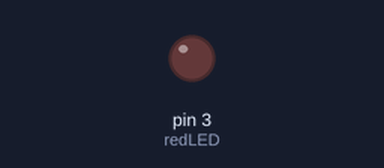
The sketch below on a simulated Arduino Uno, built with avr-gcc and run on an emulated ATmega328P. Parts: output pins drawn as LEDs (lit = HIGH).

Above: at 0.05 s.
At 9.45 s:
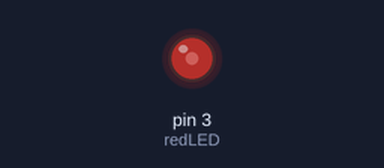
At 19.95 s:
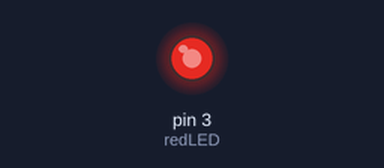
At 39.85 s:
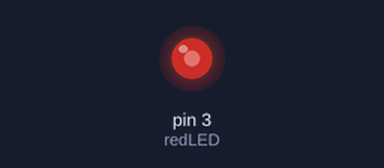
Timing chart, 0 to 40.0 s (numbered marks = the images above):
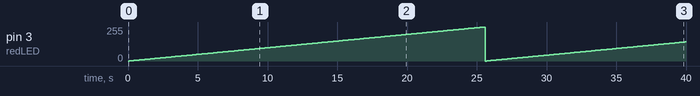

The sketch:

analogWriteHigherGraduatly.ino
```cpp
int redLED = 3;
int wait = 100;
int maxNumber = 256;
int i;

void setup() {
  // put your setup code here, to run once:
  pinMode(redLED, OUTPUT);
}

void loop() {
  // put your main code here, to run repeatedly:
  for (i = 0; i < maxNumber; i++){
    analogWrite(redLED, i);
    delay(wait);
  }
}
```

Measured:
- by itself, pin 3 (redLED): 0/255 → 1/255 at 0.10 s, → 2/255 0.10 s later, → 3/255 0.10 s later, → 4/255 0.10 s later, … (399 changes in this stretch)
